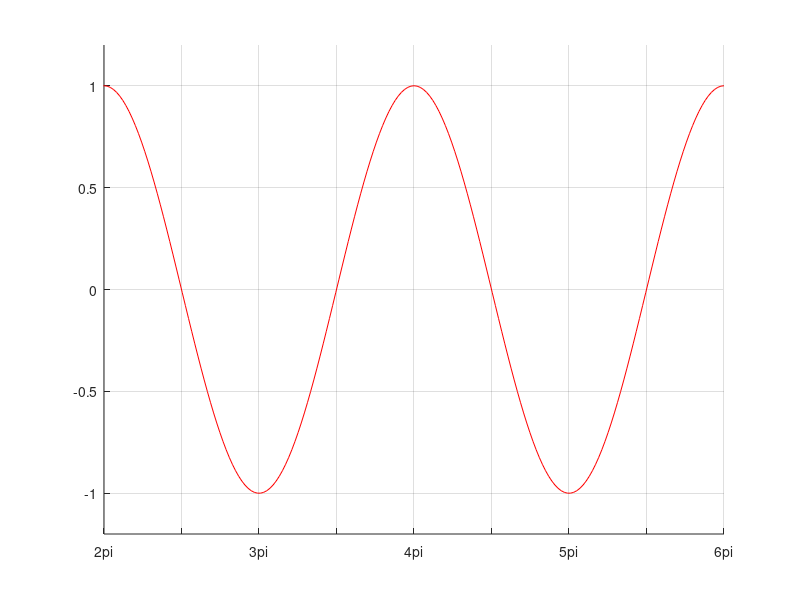

Recreate this plot in MATLAB.
x= linspace(0, 2*pi);
y= cos(x);
axis([2*pi 6*pi -1.2 1.2])
hold on
set(gca, 'xTick', 2*pi:pi/2:6*pi)
set(gca, 'xTickLabel', {'2pi', '', '3pi', '', '4pi', '', '5pi', '', '6pi'})
set(gca, 'yTick', -1:0.5:1)
plot(x-2*pi, y, 'r', x, y, 'r', x+2*pi, y, 'r', x+4*pi,y , 'r')
grid on

hold off
shg